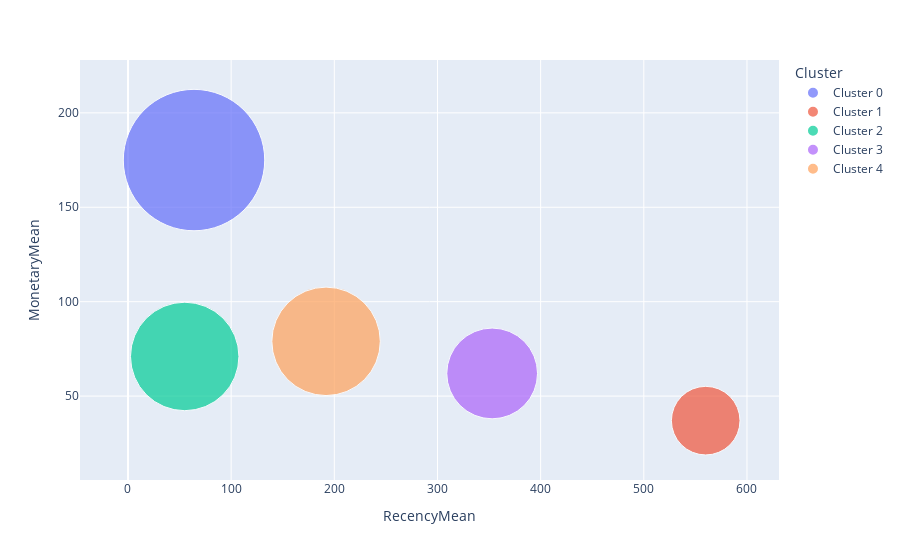

This figure's notebook cell:
### Code cell
import plotly.express as px

fig = px.scatter(rfm_agg2, x="RecencyMean", y="MonetaryMean", size="FrequencyMean", color="Cluster",
           hover_name="Cluster", size_max=100)
fig.show()

### Figure 1 — Plotly figure (JSON) as saved in the notebook; plotly's stock layout.template omitted (floating-point values rounded to 4 significant figures)
{"data": [{"hovertemplate": "<b>%{hovertext}</b><br><br>Cluster=Cluster 0<br>RecencyMean=%{x}<br>MonetaryMean=%{y}<br>FrequencyMean=%{marker.size}<extra></extra>", "hovertext": ["Cluster 0"], "legendgroup": "Cluster 0", "marker": {"color": "#636efa", "size": [17], "sizemode": "area", "sizeref": 0.0017, "symbol": "circle"}, "mode": "markers", "name": "Cluster 0", "orientation": "v", "showlegend": true, "type": "scatter", "x": [64], "xaxis": "x", "y": [175], "yaxis": "y"}, {"hovertemplate": "<b>%{hovertext}</b><br><br>Cluster=Cluster 1<br>RecencyMean=%{x}<br>MonetaryMean=%{y}<br>FrequencyMean=%{marker.size}<extra></extra>", "hovertext": ["Cluster 1"], "legendgroup": "Cluster 1", "marker": {"color": "#EF553B", "size": [4], "sizemode": "area", "sizeref": 0.0017, "symbol": "circle"}, "mode": "markers", "name": "Cluster 1", "orientation": "v", "showlegend": true, "type": "scatter", "x": [560], "xaxis": "x", "y": [37], "yaxis": "y"}, {"hovertemplate": "<b>%{hovertext}</b><br><br>Cluster=Cluster 2<br>RecencyMean=%{x}<br>MonetaryMean=%{y}<br>FrequencyMean=%{marker.size}<extra></extra>", "hovertext": ["Cluster 2"], "legendgroup": "Cluster 2", "marker": {"color": "#00cc96", "size": [10], "sizemode": "area", "sizeref": 0.0017, "symbol": "circle"}, "mode": "markers", "name": "Cluster 2", "orientation": "v", "showlegend": true, "type": "scatter", "x": [55], "xaxis": "x", "y": [71], "yaxis": "y"}, {"hovertemplate": "<b>%{hovertext}</b><br><br>Cluster=Cluster 3<br>RecencyMean=%{x}<br>MonetaryMean=%{y}<br>FrequencyMean=%{marker.size}<extra></extra>", "hovertext": ["Cluster 3"], "legendgroup": "Cluster 3", "marker": {"color": "#ab63fa", "size": [7], "sizemode": "area", "sizeref": 0.0017, "symbol": "circle"}, "mode": "markers", "name": "Cluster 3", "orientation": "v", "showlegend": true, "type": "scatter", "x": [353], "xaxis": "x", "y": [62], "yaxis": "y"}, {"hovertemplate": "<b>%{hovertext}</b><br><br>Cluster=Cluster 4<br>RecencyMean=%{x}<br>MonetaryMean=%{y}<br>FrequencyMean=%{marker.size}<extra></extra>", "hovertext": ["Cluster 4"], "legendgroup": "Cluster 4", "marker": {"color": "#FFA15A", "size": [10], "sizemode": "area", "sizeref": 0.0017, "symbol": "circle"}, "mode": "markers", "name": "Cluster 4", "orientation": "v", "showlegend": true, "type": "scatter", "x": [192], "xaxis": "x", "y": [79], "yaxis": "y"}], "layout": {"legend": {"itemsizing": "constant", "title": {"text": "Cluster"}, "tracegroupgap": 0}, "margin": {"t": 60}, "xaxis": {"anchor": "y", "domain": [0, 1], "title": {"text": "RecencyMean"}}, "yaxis": {"anchor": "x", "domain": [0, 1], "title": {"text": "MonetaryMean"}}}}
